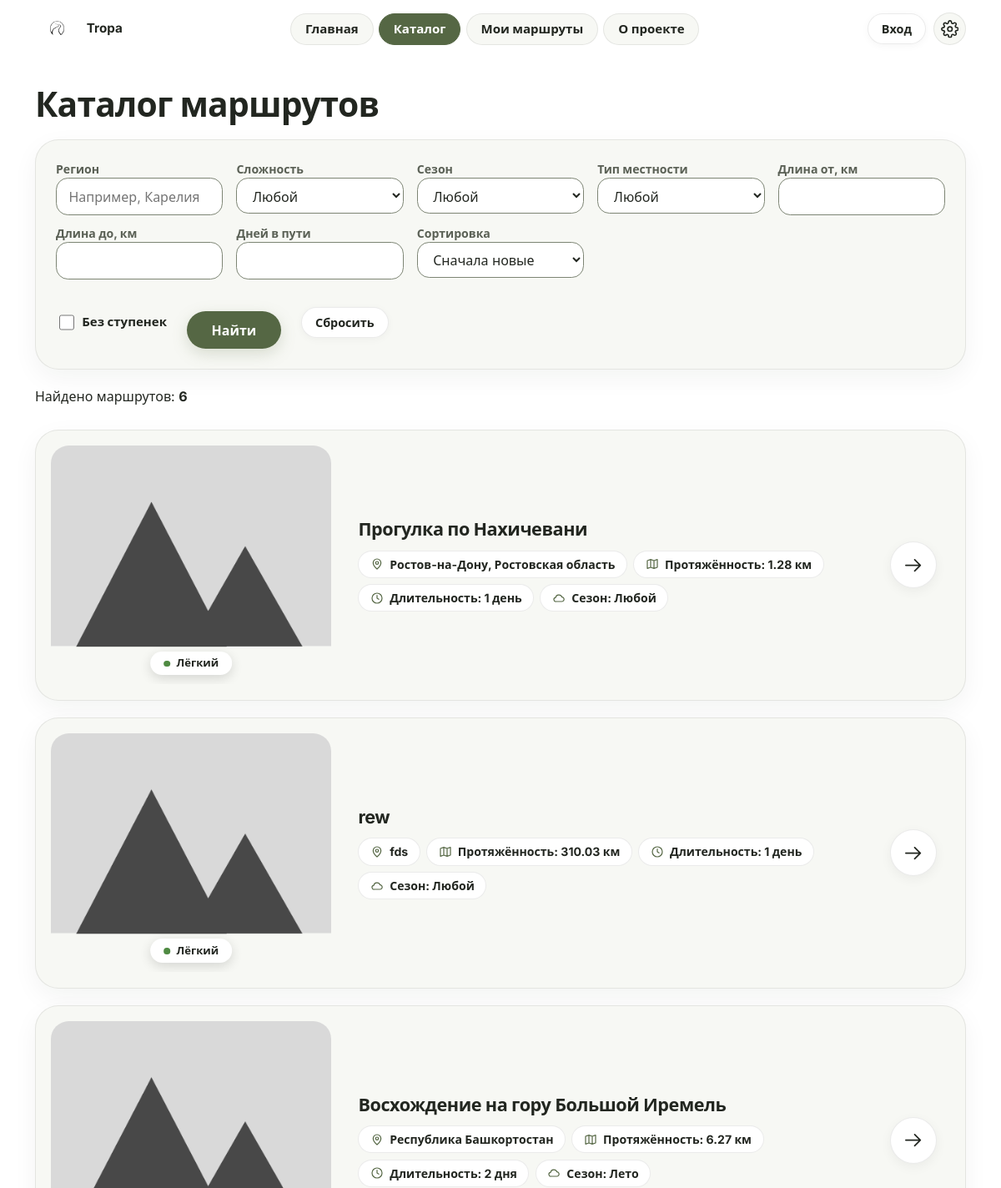
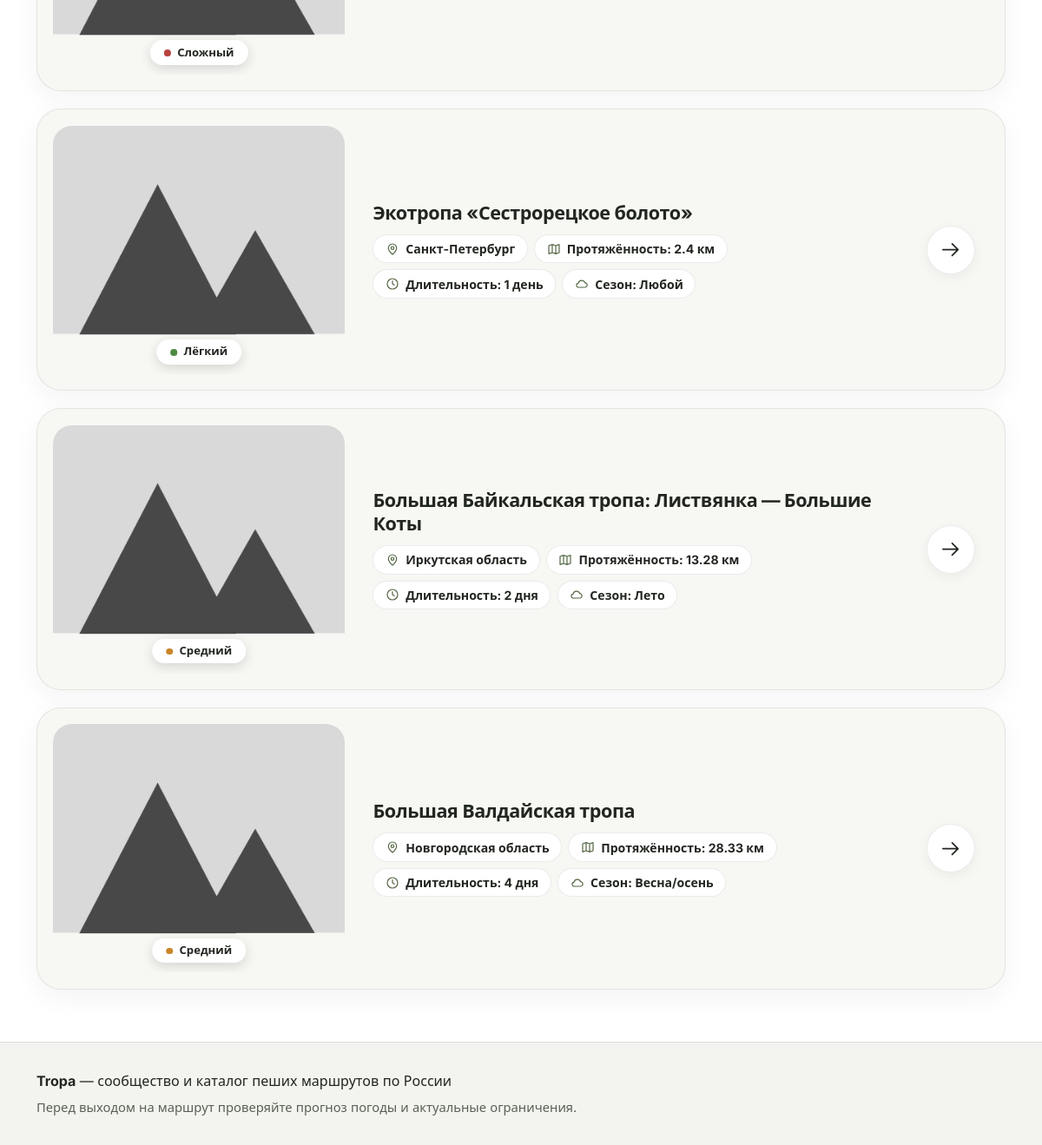
The page /routes/ on the database as committed earlier (2 pictures, top to bottom).
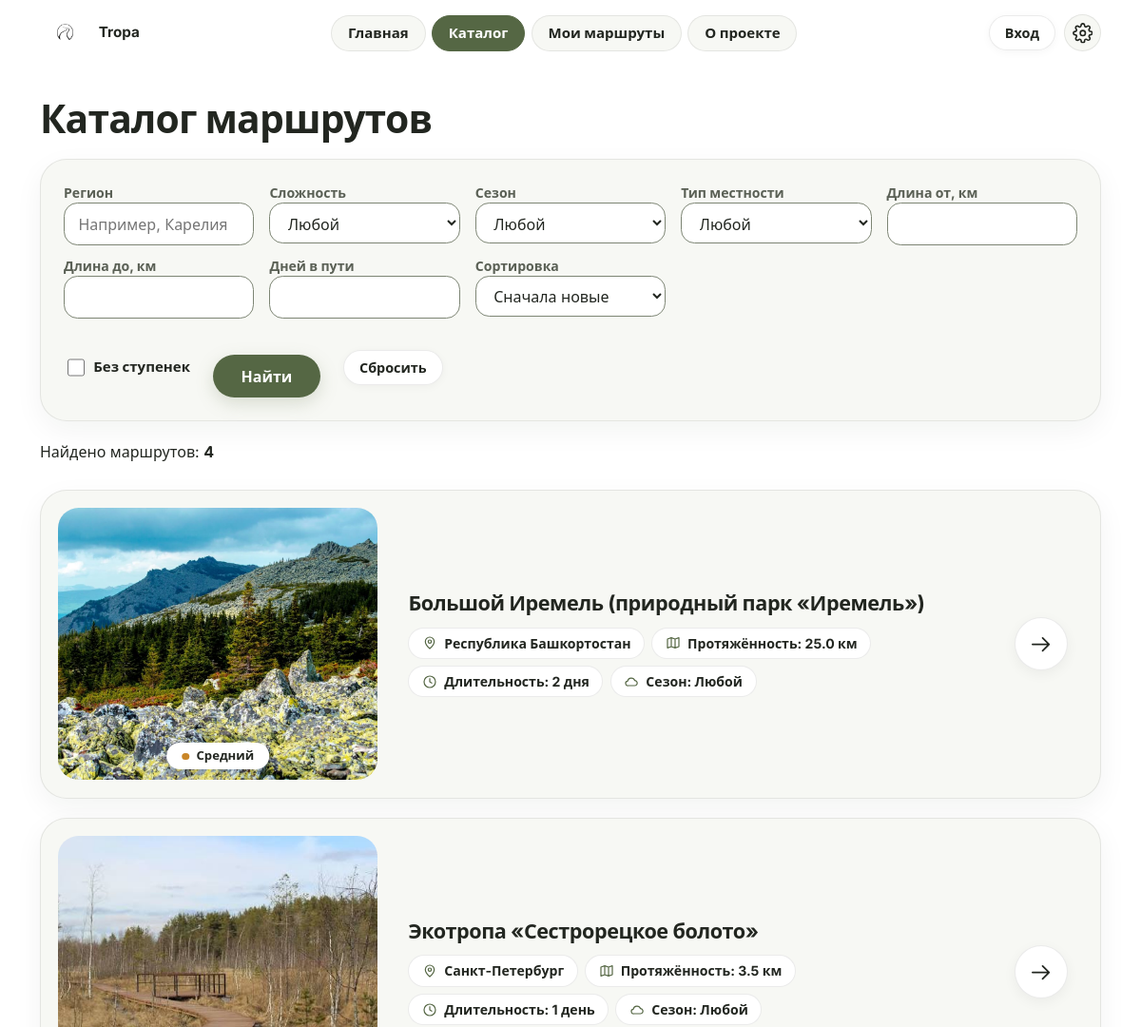
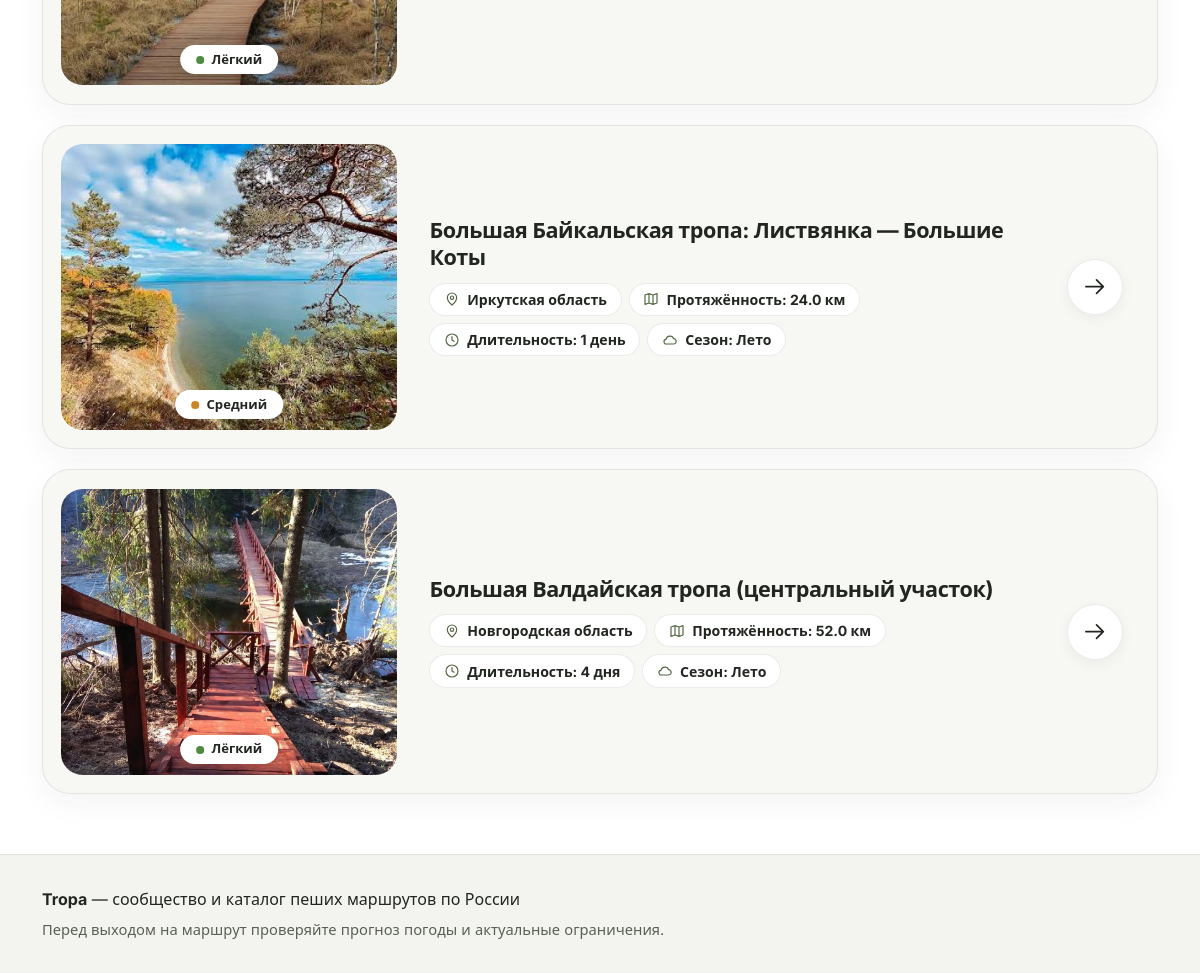
The same page on the database as committed later (2 pictures, top to bottom).
### tables this page shows
CREATE TABLE routes (
    id             INTEGER PRIMARY KEY AUTOINCREMENT,
    author_id      INTEGER NOT NULL REFERENCES users(id),
    title          TEXT NOT NULL,
    region         TEXT NOT NULL,
    length_km      REAL NOT NULL,
    difficulty     TEXT NOT NULL CHECK (difficulty IN ('easy', 'medium', 'hard')),
    days           INTEGER NOT NULL DEFAULT 1,
    season         TEXT NOT NULL DEFAULT 'any',
    terrain        TEXT NOT NULL DEFAULT 'any',
    description    TEXT NOT NULL,
    restrictions   TEXT,
    source_url     TEXT,
    source_checked TEXT,
    open_from      TEXT,
    open_to        TEXT,
    is_public      INTEGER NOT NULL DEFAULT 1,
    views          INTEGER NOT NULL DEFAULT 0,
    surface        TEXT,
    max_slope      TEXT,
    has_steps      INTEGER NOT NULL DEFAULT 0,
    rest_points    TEXT,
    created_at     TEXT NOT NULL DEFAULT CURRENT_TIMESTAMP
);

### views/routes.py (the view)
@bp.route("/")
def catalog():
    where = ["(r.is_public = 1 OR r.author_id = ?)"]
    params = [g.user["id"] if g.user else -1]
    a = request.args
    if a.get("region", "").strip():
        where.append("r.region LIKE ?")
        params.append("%" + a["region"].strip() + "%")
    if a.get("difficulty") in DIFFICULTY:
        where.append("r.difficulty = ?")
        params.append(a["difficulty"])
    if a.get("season") in SEASONS and a["season"] != "any":
        where.append("r.season IN (?, 'any')")
        params.append(a["season"])
    if a.get("terrain") in TERRAINS and a["terrain"] != "any":
        where.append("r.terrain IN (?, 'any')")
        params.append(a["terrain"])
    if num("min_km") is not None:
        where.append("r.length_km >= ?")
        params.append(num("min_km"))
    if num("max_km") is not None:
        where.append("r.length_km <= ?")
        params.append(num("max_km"))
    if num("days") is not None:
        where.append("r.days = ?")
        params.append(int(num("days")))
    if a.get("no_steps"):
        where.append("r.has_steps = 0")
    order_map = {
        "new": "r.created_at DESC, r.id DESC",
        "popular": "r.views DESC, r.id DESC",
        "short": "r.length_km ASC, r.id DESC",
        "long": "r.length_km DESC, r.id DESC",
    }
    order_sql = order_map.get(a.get("sort", "new"), order_map["new"])
    try:
        page = max(1, int(a.get("page", "1")))
    except ValueError:
        page = 1
    where_sql = " AND ".join(where)
    db = get_db()
    total = db.execute("SELECT COUNT(*) FROM routes r WHERE " + where_sql, params).fetchone()[0]
    pages = max(1, math.ceil(total / PER_PAGE))
    page = min(page, pages)
    routes = db.execute(
        "SELECT r.* FROM routes r WHERE " + where_sql +
        f" ORDER BY {order_sql} LIMIT ? OFFSET ?",
        params + [PER_PAGE, (page - 1) * PER_PAGE],
    ).fetchall()
    filters = {k: v for k, v in a.items() if k != "page" and v}
    return render_template("catalog.html", routes=routes, args=a, total=total, page=page,
                           pages=pages, filters=filters, difficulty=DIFFICULTY, terrains=TERRAINS)

### app.py (called while the page is built)
def ru_days(n):
    n = int(n)
    if 11 <= n % 100 <= 14:
        word = "дней"
    elif n % 10 == 1:
        word = "день"
    elif 2 <= n % 10 <= 4:
        word = "дня"
    else:
        word = "дней"
    return f"{n} {word}"

### db.py (called while the page is built)
def get_db():
    if "db" not in g:
        g.db = sqlite3.connect(current_app.config["DATABASE"])
        g.db.row_factory = sqlite3.Row
        g.db.execute("PRAGMA foreign_keys = ON")
    return g.db

### views/auth.py (called while the page is built)
@bp.before_app_request
def load_logged_in_user():
    user_id = session.get("user_id")
    g.user = None
    if user_id is not None:
        g.user = get_db().execute(
            "SELECT id, username FROM users WHERE id = ?", (user_id,)
        ).fetchone()
        if g.user is None:
            session.clear()

### views/routes.py (called while the page is built)
def num(name):
    try:
        return float(request.args.get(name, "").replace(",", "."))
    except ValueError:
        return None

### templates/catalog.html (shortened to what this page needs)
{% extends "base.html" %}
{% block main_class %}wide{% endblock %}
{% block content %}
  {% macro select(name, label, options) %}
    <div class="field">
      <label for="{{ name }}">{{ label }}</label>
      <select id="{{ name }}" name="{{ name }}">
        <option value="">Любой</option>
      </select>
    </div>
  {% endmacro %}
  <h1>Каталог маршрутов</h1>
  <form class="card filters" method="get" aria-label="Фильтры маршрутов" style="max-width:none">
    <div class="filters-grid">
      <div class="field"><label for="region">Регион</label>
        <input id="region" name="region" type="text" placeholder="Например, Карелия" value="{{ args.get('region', '') }}"></div>
      {{ select("difficulty", "Сложность", difficulty) }}
      {{ select("season", "Сезон", SEASONS) }}
      {{ select("terrain", "Тип местности", terrains) }}
      <div class="field"><label for="min_km">Длина от, км</label>
        <input id="min_km" name="min_km" type="number" min="0" step="any" value="{{ args.get('min_km', '') }}"></div>
      <div class="field"><label for="max_km">Длина до, км</label>
        <input id="max_km" name="max_km" type="number" min="0" step="any" value="{{ args.get('max_km', '') }}"></div>
      <div class="field"><label for="days">Дней в пути</label>
        <input id="days" name="days" type="number" min="1" max="30" value="{{ args.get('days', '') }}"></div>
      <div class="field"><label for="sort">Сортировка</label>
        <select id="sort" name="sort">
          <option value="new" {% if args.get('sort', 'new') == 'new' %}selected{% endif %}>Сначала новые</option>
        </select>
      </div>
    </div>
    <div class="filters-actions">
      <label class="check"><input name="no_steps" type="checkbox" {% if args.get('no_steps') %}checked{% endif %}> Без ступенек</label>
      <button type="submit">Найти</button>
      <a class="btn btn-small" href="{{ url_for('routes.catalog') }}">Сбросить</a>
    </div>
  </form>
  <p role="status" style="margin-top:1.25rem;">Найдено маршрутов: <strong>{{ total }}</strong></p>
  <ul class="route-list">
    {% for r in routes %}{% include "_route_card.html" %}
    {% else %}<li class="empty card">Ничего не найдено. Попробуйте изменить фильтры.</li>
    {% endfor %}
  </ul>
{% endblock %}

### templates/_route_card.html (shortened to what this page needs)
<li class="route-card">
  <div class="route-thumb">
    <img src="{{ route_image(r['id']) }}" alt="Фото маршрута: {{ r['title'] }}"
         width="400" height="286" loading="lazy">
    <span class="diff-pill diff-{{ r['difficulty'] }}">{{ DIFFICULTY[r['difficulty']] }}</span>
  </div>
  <div class="route-body">
    <h3><a href="{{ url_for('routes.detail', route_id=r['id']) }}">{{ r['title'] }}</a></h3>
    <ul class="meta">
      <li><svg class="icon" aria-hidden="true"><use href="#i-pin"/></svg><span>{{ r['region'] }}</span></li>
      <li><svg class="icon" aria-hidden="true"><use href="#i-map"/></svg><span>Протяжённость: {{ r['length_km'] }} км</span></li>
      <li><svg class="icon" aria-hidden="true"><use href="#i-clock"/></svg><span>Длительность: {{ r['days']|ru_days }}</span></li>
      <li><svg class="icon" aria-hidden="true"><use href="#i-cloud"/></svg><span>Сезон: {{ SEASONS[r['season']] }}</span></li>
    </ul>
  </div>
  <span class="arrow-btn" aria-hidden="true"><svg class="icon"><use href="#i-arrow"/></svg></span>
</li>

Rows that differ between the two databases and show on the page:
removed routes: difficulty "Лёгкий", title "Прогулка по Нахичевани", region "Ростов-на-Дону, Ростовская область", length_km "1.28", days|ru_days "1 день", season "Любой"
removed routes: difficulty "Лёгкий", title "rew", region "fds", length_km "310.03", days|ru_days "1 день", season "Любой"
removed routes: difficulty "Сложный", title "Восхождение на гору Большой Иремель", region "Республика Башкортостан", length_km "6.27", days|ru_days "2 дня", season "Лето"
removed routes: difficulty "Лёгкий", title "Экотропа «Сестрорецкое болото»", region "Санкт-Петербург", length_km "2.4", days|ru_days "1 день", season "Любой"
removed routes: difficulty "Средний", title "Большая Байкальская тропа: Листвянка — Большие Коты", region "Иркутская область", length_km "13.28", days|ru_days "2 дня", season "Лето"
removed routes: difficulty "Средний", title "Большая Валдайская тропа", region "Новгородская область", length_km "28.33", days|ru_days "4 дня", season "Весна/осень"
added routes: shows a picture, difficulty "Средний", title "Большой Иремель (природный парк «Иремель»)", region "Республика Башкортостан", length_km "25.0", days|ru_days "2 дня", season "Любой"
added routes: shows a picture, difficulty "Лёгкий", title "Экотропа «Сестрорецкое болото»", region "Санкт-Петербург", length_km "3.5", days|ru_days "1 день", season "Любой"
added routes: shows a picture, difficulty "Средний", title "Большая Байкальская тропа: Листвянка — Большие Коты", region "Иркутская область", length_km "24.0", days|ru_days "1 день", season "Лето"
added routes: shows a picture, difficulty "Лёгкий", title "Большая Валдайская тропа (центральный участок)", region "Новгородская область", length_km "52.0", days|ru_days "4 дня", season "Лето"
Other text that changed with them:
{{ total }}: "6" → "4"
